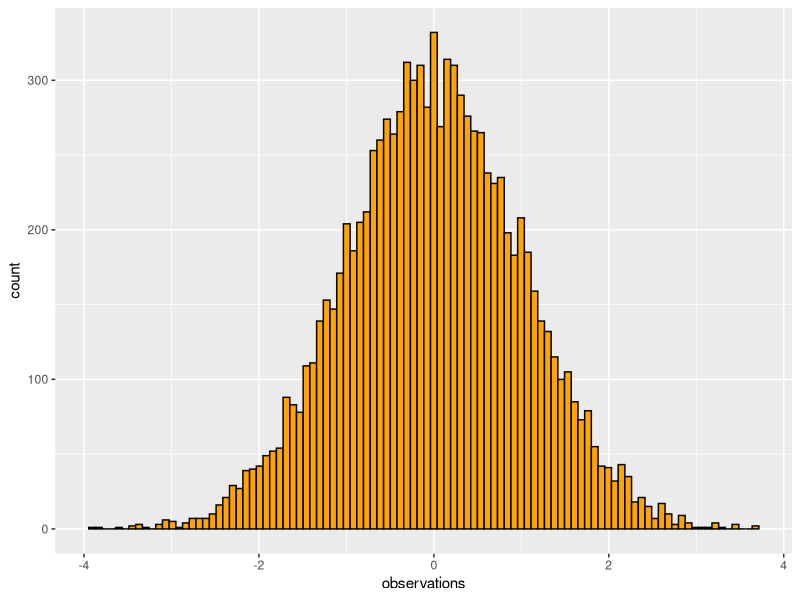
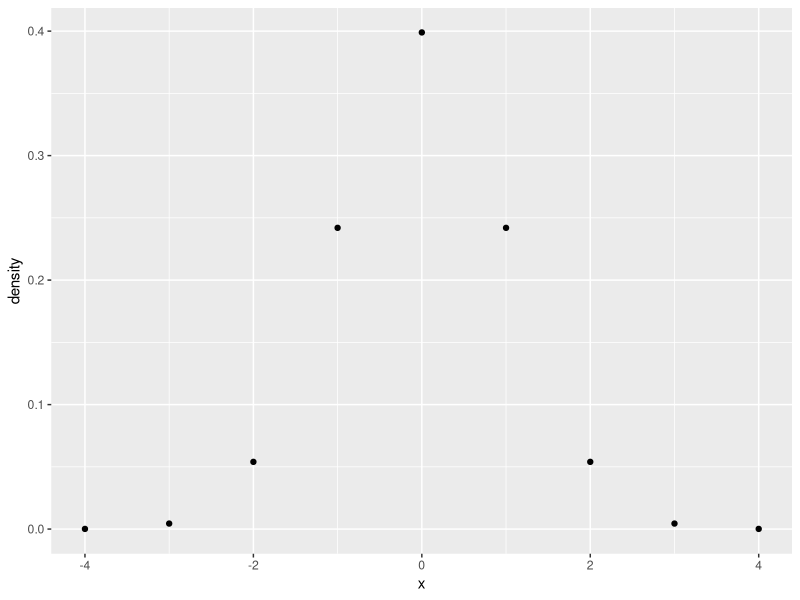
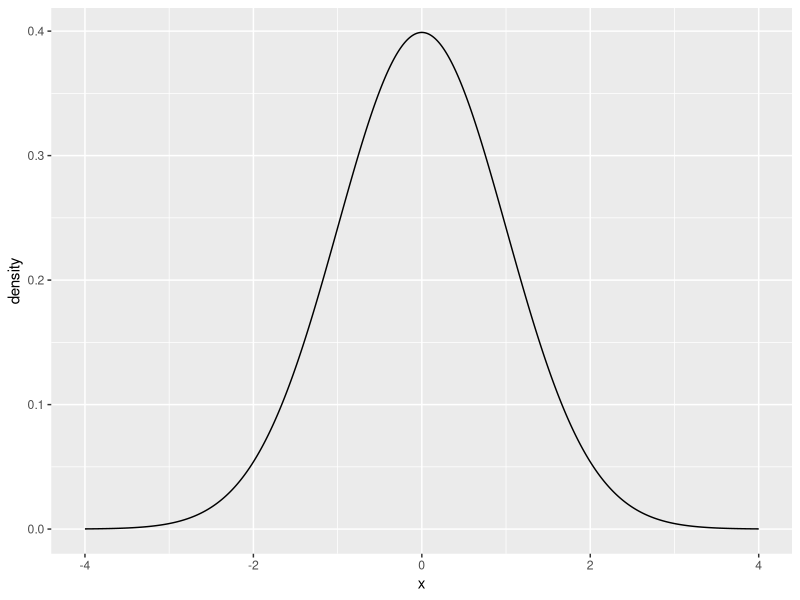
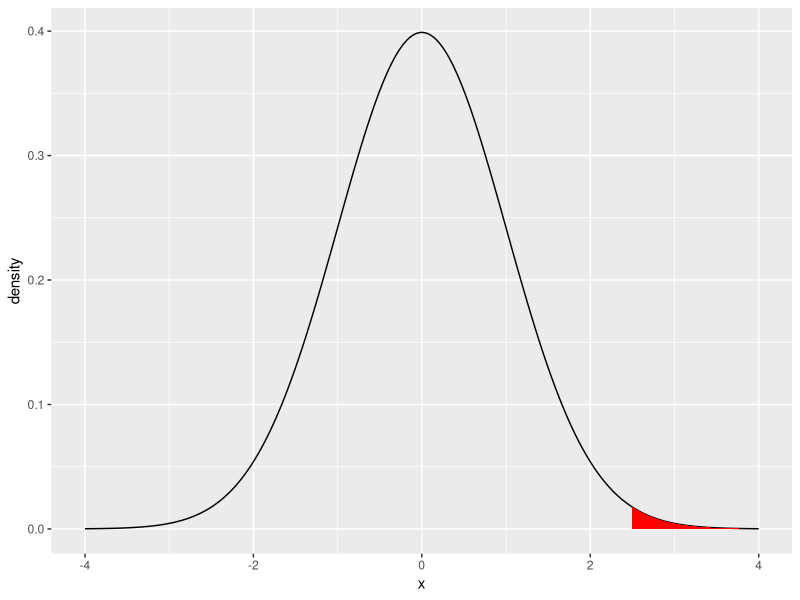
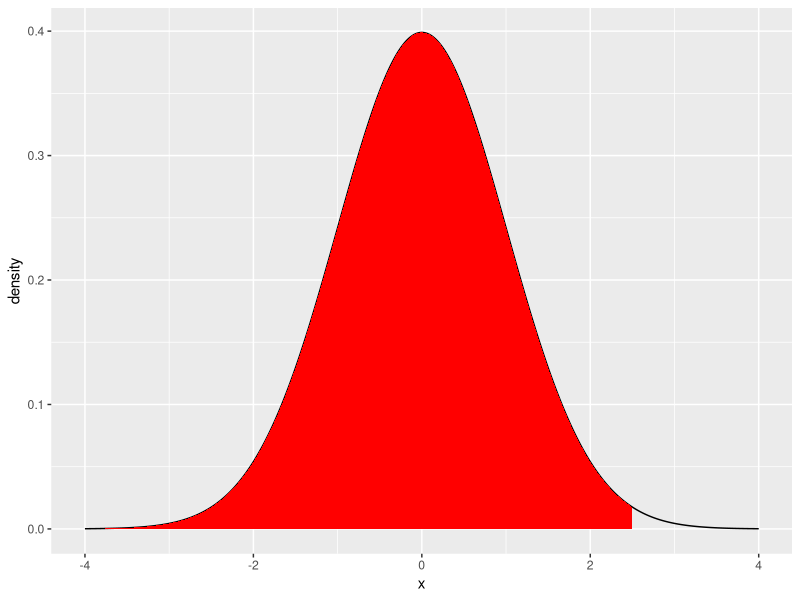
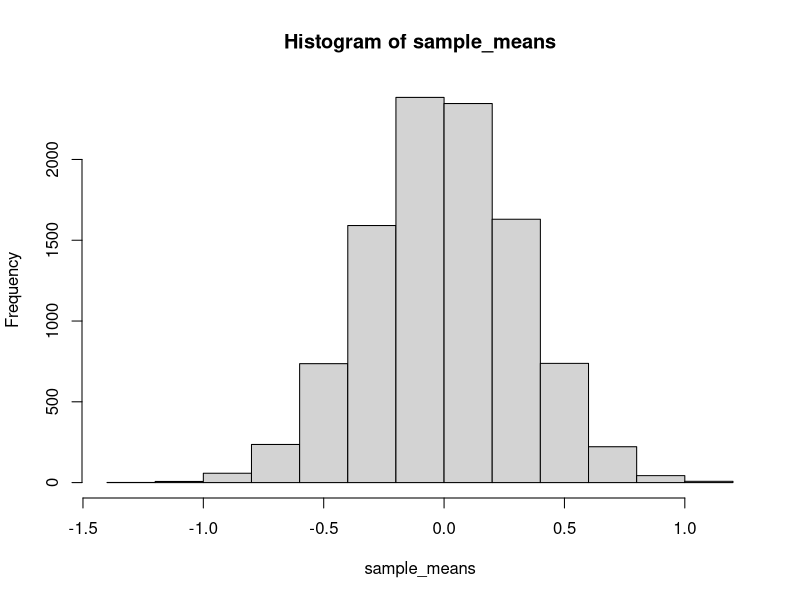

Recreate these plots in R, in order.
## ---- chunk 1
knitr::opts_chunk$set(
  collapse = TRUE,
  comment = "#>"
)
## ---- chunk 2
rnorm(n=10, mean = 0, sd = 1)
## ---- chunk 3
library(ggplot2)
some_data <- data.frame(observations = rnorm(n=10000, mean = 0, sd = 1),
                        type = "A")

ggplot(some_data, aes(x=observations)) +
  geom_histogram(bins=100, color="black", 
                 fill= 'orange')

## ---- chunk 4
some_data$observations[some_data$observations > 2.5]
length(some_data$observations[some_data$observations > 2.5])
length(some_data$observations[some_data$observations > 2.5])/10000
## ---- chunk 5
rnorm(n=10, mean = 0, sd = 1)
## ---- chunk 6
library(ggplot2)
some_data <- data.frame(density = dnorm(-4:4, mean = 0, sd = 1),
                        x = -4:4)

knitr::kable(some_data)

ggplot(some_data, aes(x=x, y=density)) +
  geom_point()

## ---- chunk 7
some_data <- data.frame(density = dnorm(seq(-4,4,.001), mean = 0, sd = 1),
                        x = seq(-4,4,.001))

ggplot(some_data, aes(x=x, y=density)) +
  geom_line()

## ---- chunk 8
library(dplyr)
some_data <- data.frame(density = dnorm(seq(-4,4,.001), mean = 0, sd = 1),
                        x = seq(-4,4,.001))
region_data <- some_data %>%
  filter(x > 2.5)

ggplot(some_data, aes(x=x, y=density)) +
  geom_line()+
  geom_ribbon(data = region_data, 
              fill = "red",
              aes(ymin=0,ymax=density))
## ---- chunk 9
pnorm(2.5, mean=0, sd = 1)
## ---- chunk 10
some_data <- data.frame(density = dnorm(seq(-4,4,.001), mean = 0, sd = 1),
                        x = seq(-4,4,.001))
region_data <- some_data %>%
  filter(x < 2.5)

ggplot(some_data, aes(x=x, y=density)) +
  geom_line()+
  geom_ribbon(data = region_data, 
              fill = "red",
              aes(ymin=0,ymax=density))
## ---- chunk 11
1 - pnorm(2.5, mean=0, sd = 1)

pnorm(2.5, mean=0, sd = 1, lower.tail=FALSE)
## ---- chunk 12
qnorm(.25, mean= 0, sd =1)
## ---- chunk 13
qnorm(.5, mean= 0, sd =1)
## ---- chunk 14
qnorm(.05, mean= 0, sd =1, lower.tail = FALSE)
## ---- chunk 15
mean(rnorm(10, mean=0, sd =1))
## ---- chunk 16
mean(rnorm(10, mean=0, sd =1))
mean(rnorm(10, mean=0, sd =1))
mean(rnorm(10, mean=0, sd =1))
mean(rnorm(10, mean=0, sd =1))
mean(rnorm(10, mean=0, sd =1))
## ---- chunk 17
sample_means <- replicate(10000, mean(rnorm(10,0,1)))
hist(sample_means)
## ---- chunk 18
sample_means <- replicate(10000, mean(rnorm(10,0,1)))
sd(sample_means)
## ---- chunk 19
# simulation SEM
sample_means <- replicate(10000, mean(rnorm(10,0,1)))
sd(sample_means)

# analytic SEM

1/sqrt(10)

